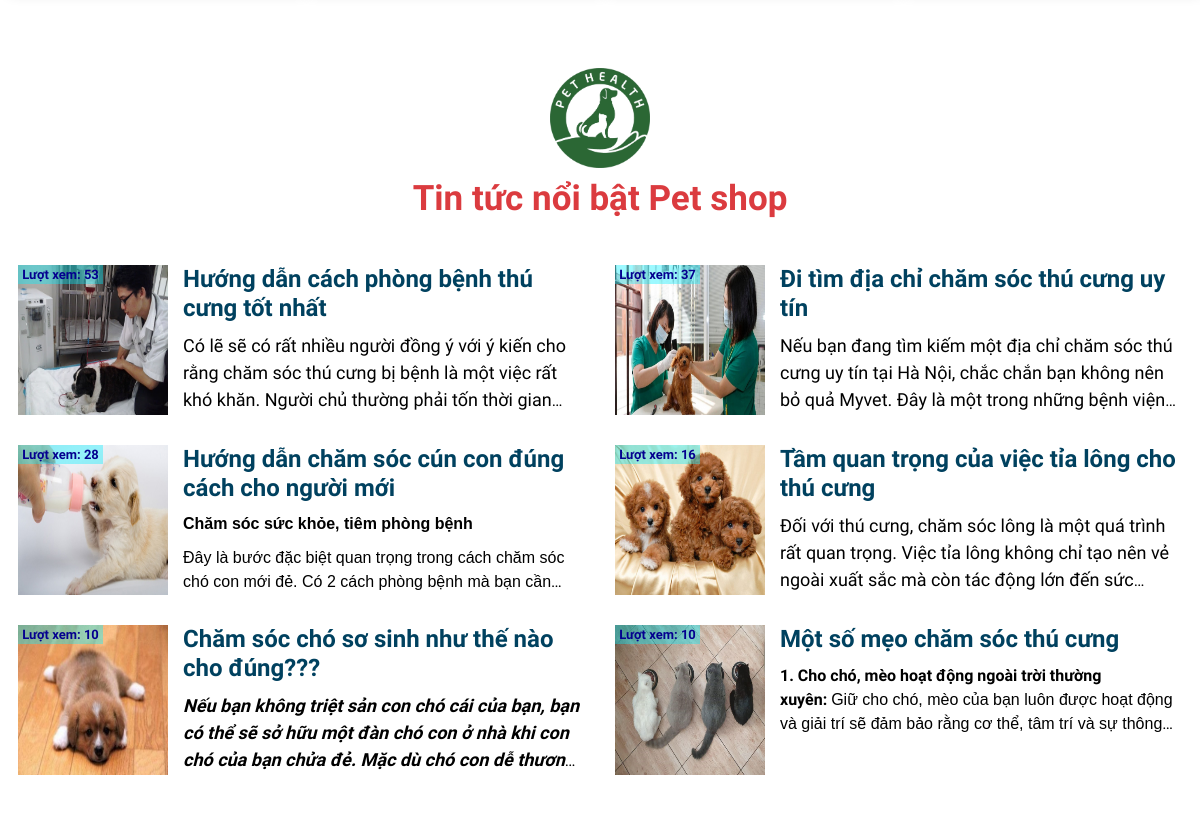
Before: / (middle part) with the older database file.
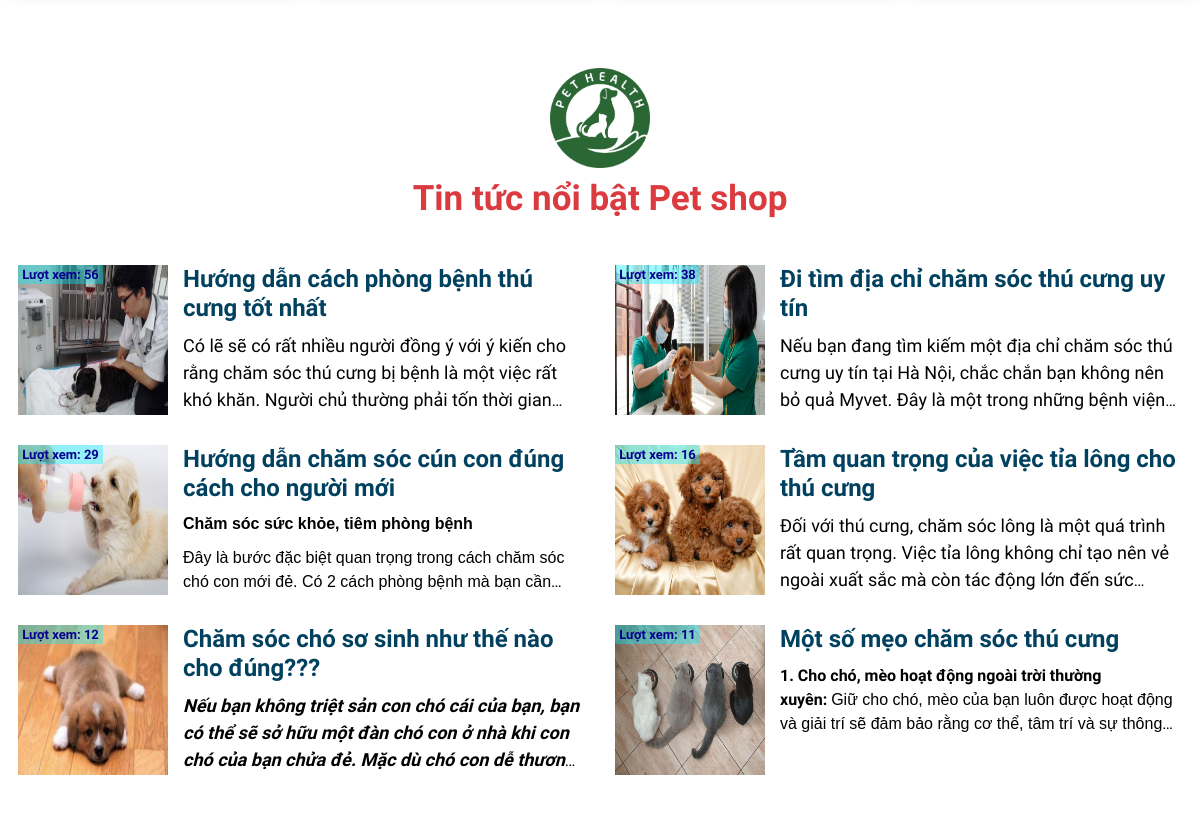
After: the same page with the newer database file.
### tables this page shows
CREATE TABLE `news` (
  `id` int(11) NOT NULL,
  `title` varchar(255) NOT NULL,
  `content` longtext NOT NULL,
  `image` varchar(255) NOT NULL,
  `date` date NOT NULL,
  `status_news` int(11) NOT NULL,
  `slug` varchar(255) NOT NULL,
  `view` int(11) NOT NULL
);

### index.php (the view, shortened to what this page needs)
<?php
include './include/config.php';
$sql_news = "SELECT * FROM news WHERE status_news = 1 ORDER BY view DESC LIMIT 6";
$query_news = $conn->prepare($sql_news);
$query_news->execute();
$result_news = $query_news->fetchAll(PDO::FETCH_OBJ);
?>
<!DOCTYPE html>
<html lang="en">
<head>
    <?php
    include "./include/link-css.php";
    ?>
</head>
<body>
    <?php
    include "./include/header.php";
    ?>
    <div class="pet-show">
    </div>
    <div class="newws">
        <div class="container">
            <div class="title-news">
                <div class="logo">
                    <img src="./image/logo-pethealth.png" alt="logo">
                </div>
                <h1>Tin tức nổi bật Pet shop</h1>
            </div>
            <div class="row">
                <?php foreach ($result_news as $key => $value) { ?>
                <div class="col-6 news-chil">
                    <div class="news-chil-image">
                        <div class="group-new-home">
                            <a href="./news-chil.php?id= <?php echo $value->id ?>"><img
                                    src="<?php echo $value->image ?>" alt="image"></a>
                            <p class="view-news-home">Lượt xem: <?php echo $value->view ?></p>
                        </div>
                    </div>
                    <div class="news-chil-title">
                        <a href="./news-chil.php?id= <?php echo $value->id ?>">
                            <h1><?php echo $value->title ?></h1>
                        </a>
                        <div class="desc-p"><?php echo $value->content ?></div>
                    </div>
                </div>
                <?php } ?>
            </div>
        </div>
    </div>
    <?php
    include "./include/footer.php";
    ?>
</body>
</html>

### include/link-css.php (shortened to what this page needs)
<link rel="stylesheet" href="./lib/fontawesome/css/all.min.css">
<link rel="stylesheet" href="./lib/Bootstrap/css/bootstrap.min.css">
<link href="https://cdn.jsdelivr.net/npm/bootstrap@5.1.3/dist/css/bootstrap.min.css" rel="stylesheet">
<link rel="stylesheet" type="text/css" href="https://cdn.jsdelivr.net/npm/slick-carousel@1.8.1/slick/slick.css"/>
<link rel="stylesheet" href="./css/style.css">

### include/header.php (shortened to what this page needs)
<!DOCTYPE html>
<html lang="en">
<head>
    <link rel="stylesheet" href="./lib/fontawesome/css/all.min.css">
    <link rel="stylesheet" href="./lib/Bootstrap/css/bootstrap.min.css">
    <link href="https://cdn.jsdelivr.net/npm/bootstrap@5.1.3/dist/css/bootstrap.min.css" rel="stylesheet"
>
    <link rel="stylesheet" href="./css/style.css">
</head>
<body>
</body>
</html>

### include/footer.php (shortened to what this page needs)
<!DOCTYPE html>
<html lang="en">
<head>
    <link rel="stylesheet" href="./lib/fontawesome/css/all.min.css">
    <link rel="stylesheet" href="./lib/Bootstrap/css/bootstrap.min.css">
    <link href="https://cdn.jsdelivr.net/npm/bootstrap@5.1.3/dist/css/bootstrap.min.css" rel="stylesheet">
    <link rel="stylesheet" href="./css/style.css">
</head>
<body>
</body>
</html>

### css/style.css (style rules this page uses)
* { padding: 0; margin: 0; box-sizing: border-box; font-family: "Roboto Condensed", sans-serif; }
@media (min-width: 1200px) { .container { max-width: 1194px !important; } }
.pet-show { width: 100%; height: 1100px; background-image: url(../image/bbb.jpg); background-size: cover; background-repeat: no-repeat; padding-top: 40px; }
.newws { padding-bottom: 40px; }
.title-news { padding-top: 40px; }
.title-news .logo { display: flex; justify-content: center; }
.title-news .logo img { width: 100px; height: 100px; }
.title-news h1 { color: #db3b3f; font-size: 35px; text-align: center; font-weight: bold; margin: 10px 0 30px 0; }
.newws .news-chil { display: flex; padding: 15px 15px; }
.newws .news-chil a img { width: 150px; height: 150px; }
.newws .news-chil .news-chil-title { margin-left: 15px; width: 70%; }
.newws .news-chil .news-chil-title a h1 { font-size: 24px; margin-bottom: 10px; color: #00415f; font-weight: bold; }
.newws .news-chil .news-chil-title .desc-p { font-size: 16px; color: #000000; display: -webkit-box; -webkit-line-clamp: 3; -webkit-box-orient: vertical; overflow: hidden; }
.group-new-home { position: relative; }
.view-news-home { position: absolute; top: 0px; left: 0px; width: 85px; display: flex; font-size: 13px; font-weight: bold; color: #05008f; background: rgba(0, 238, 255, 0.383); justify-content: center; }

Changed rows visible on the page:
changed news "Hướng dẫn cách phòng bệnh thú cưng tốt nhất": view "53" → "56"
changed news "Đi tìm địa chỉ chăm sóc thú cưng uy tín": view "37" → "38"
changed news "Hướng dẫn chăm sóc cún con đúng cách cho người mới": view "28" → "29"
changed news "Chăm sóc chó sơ sinh như thế nào cho đúng???": view "10" → "12"
changed news "Một số mẹo chăm sóc thú cưng": view "10" → "11"
